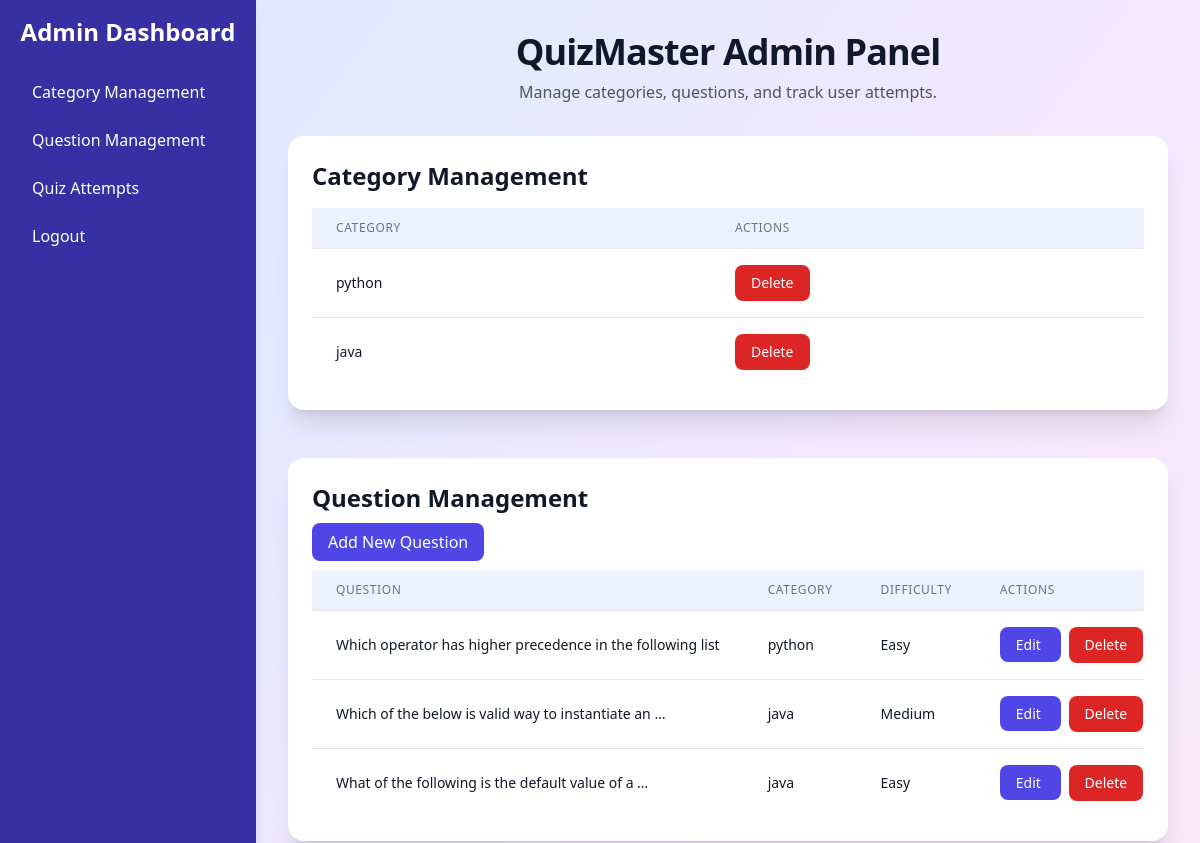
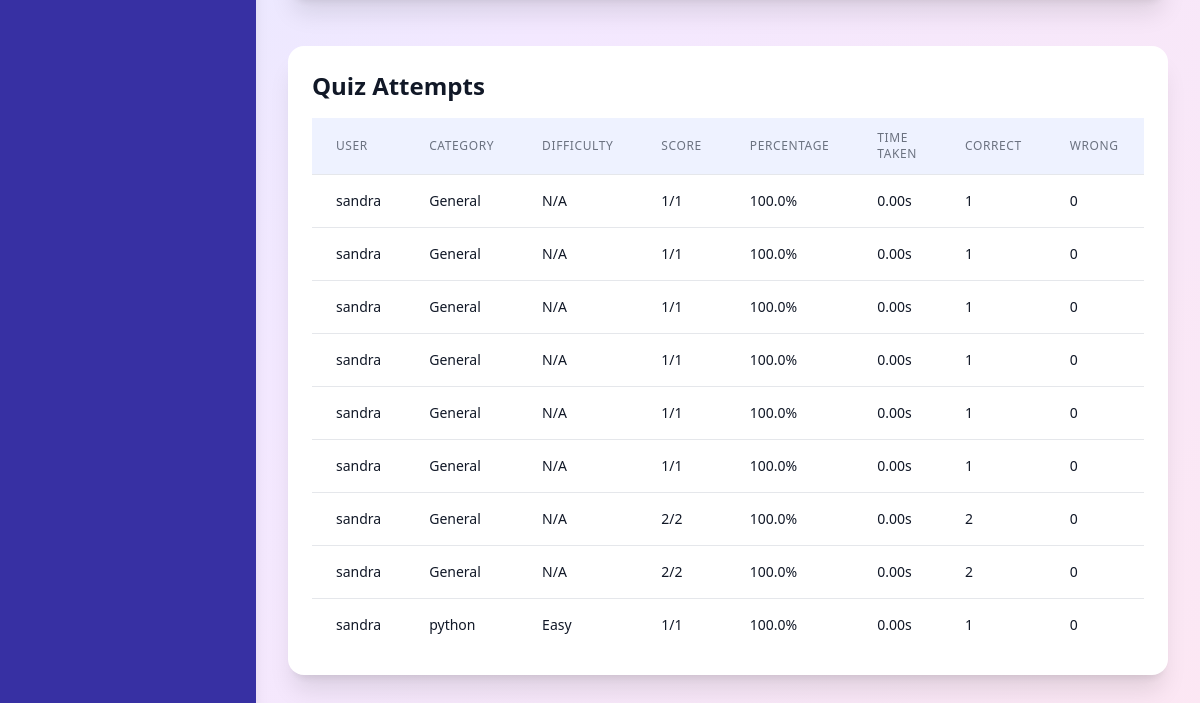
Page /admin_dashboard/ (signed in) on the earlier database version (2 pictures, top to bottom).
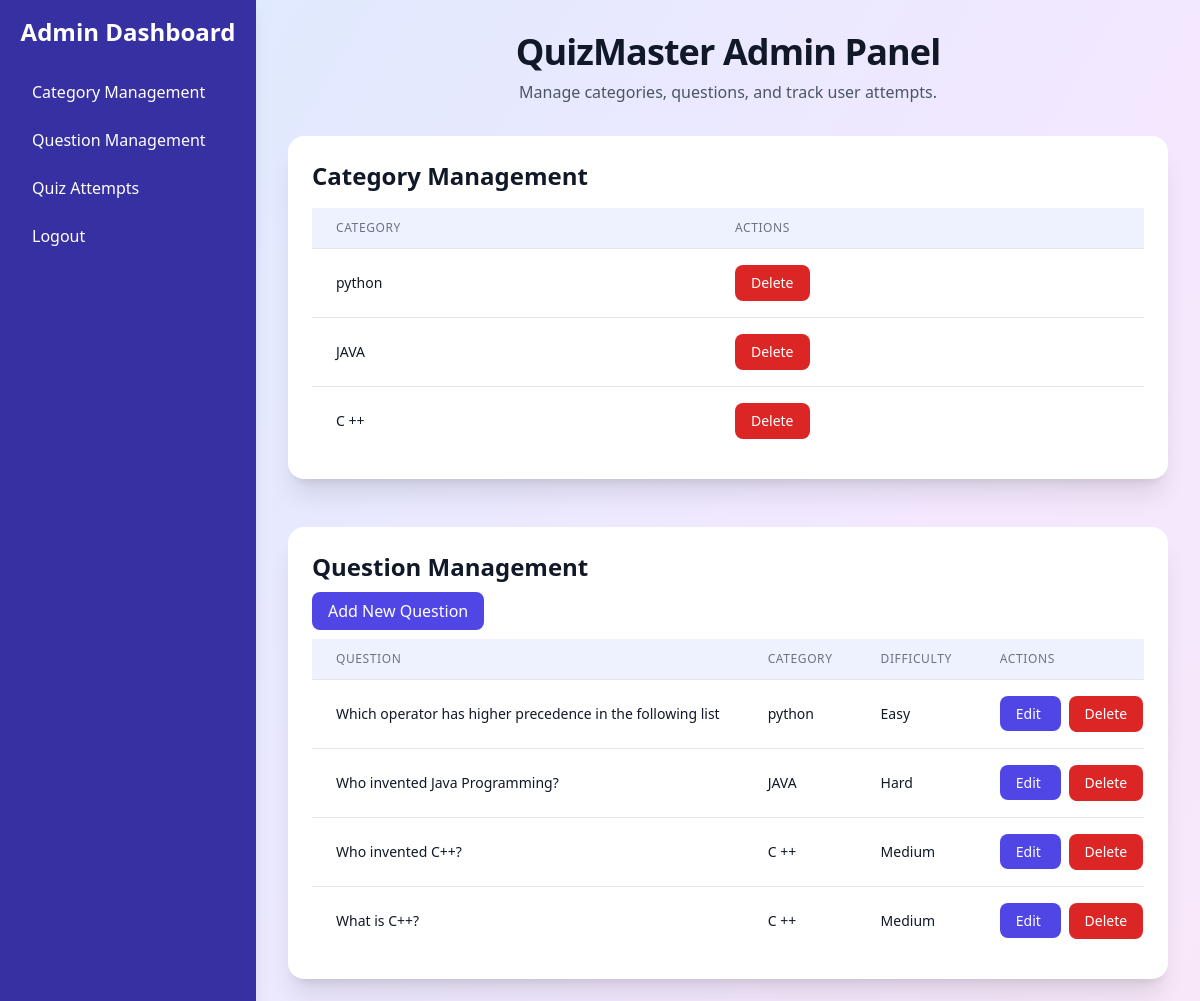
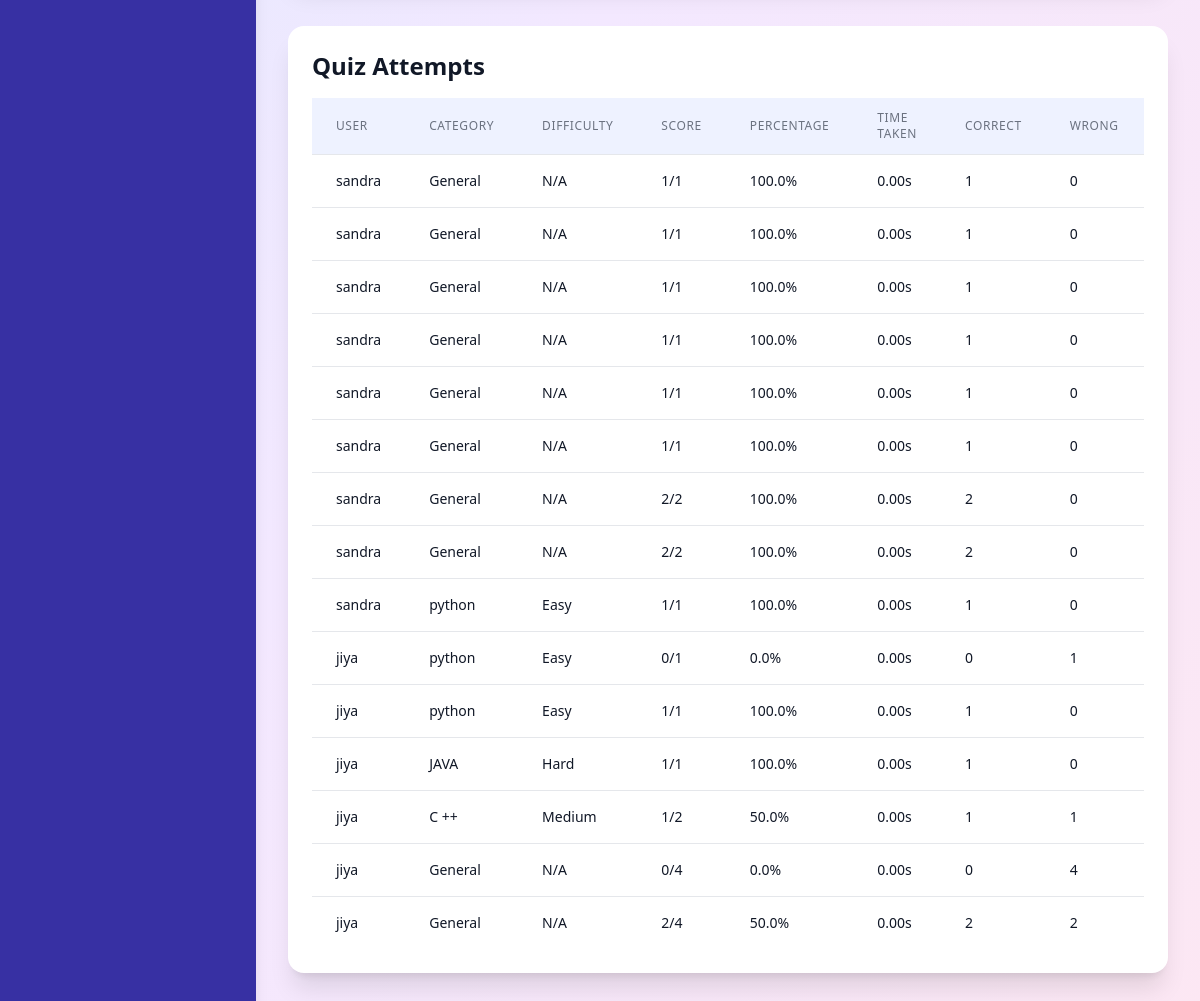
Same page on the later database version (2 pictures, top to bottom).
### capp/models.py (models this page shows, shortened)
class Question(models.Model):
    DIFFICULTY_LEVELS = (
        ('Easy', 'Easy'),
        ('Medium', 'Medium'),
        ('Hard', 'Hard'),
    )
    text = models.TextField()
    option1 = models.CharField(max_length=200)
    option2 = models.CharField(max_length=200)
    option3 = models.CharField(max_length=200)
    option4 = models.CharField(max_length=200)
    correct_option = models.IntegerField()
    category = models.CharField(max_length=100, default="General")
    difficulty = models.CharField(max_length=10, choices=DIFFICULTY_LEVELS, default='Easy')  # New difficulty field

class QuizAttempt(models.Model):
    user = models.ForeignKey(User, on_delete=models.CASCADE)
    score = models.IntegerField()
    time_taken = models.FloatField()
    total_questions = models.IntegerField()
    correct_answers = models.IntegerField()
    wrong_answers = models.IntegerField()
    percentage = models.FloatField()
    attempted_at = models.DateTimeField(auto_now_add=True)
    category = models.CharField(max_length=100, null=True, blank=True)
    difficulty = models.CharField(max_length=10, choices=Question.DIFFICULTY_LEVELS, null=True, blank=True)

### capp/views.py (the view)
# urls.py: path('admin_dashboard/', views.admin_dashboard, name='admin_dashboard'),
@login_required
def admin_dashboard(request):
    if not request.user.is_staff:
        return redirect('login')
    attempts = QuizAttempt.objects.all()
    questions = Question.objects.all()
    categories = Question.objects.values('category').distinct()
    return render(request, 'quiz/admin_dashboard.html', {'attempts': attempts, 'questions': questions, 'categories': categories})

### templates/quiz/admin_dashboard.html (shortened to what this page needs)
<!-- {% extends 'quiz/base.html' %}
{% block content %} -->
<div class="min-h-screen bg-gradient-to-br from-blue-100 via-purple-100 to-pink-100 flex">
    <div class="w-64 bg-indigo-800 text-white h-screen fixed top-0 left-0 p-4 shadow-lg">
        <h2 class="text-2xl font-bold mb-6 text-center">Admin Dashboard</h2>
        <nav class="space-y-2">
            <a href="#categories" class="block px-4 py-2 rounded-lg hover:bg-indigo-600 transition duration-200">Category Management</a>
            <a href="#questions" class="block px-4 py-2 rounded-lg hover:bg-indigo-600 transition duration-200">Question Management</a>
            <a href="#attempts" class="block px-4 py-2 rounded-lg hover:bg-indigo-600 transition duration-200">Quiz Attempts</a>
            <a href="{% url 'logout' %}" class="block px-4 py-2 rounded-lg hover:bg-indigo-600 transition duration-200">Logout</a>
        </nav>
    </div>
    <div class="ml-64 flex-1 p-8 overflow-y-auto">
        <div class="max-w-7xl mx-auto">
            <div class="mb-8 text-center">
                <h2 class="text-4xl font-extrabold text-gray-900 tracking-tight animate-pulse">
                    QuizMaster Admin Panel
                </h2>
                <p class="mt-2 text-gray-600">Manage categories, questions, and track user attempts.</p>
            </div>
            <div id="categories" class="mb-12 bg-white rounded-2xl shadow-xl p-6 transform hover:scale-101 transition-transform duration-300">
                <h3 class="text-2xl font-semibold text-gray-900 mb-4">Category Management</h3>
                <div class="overflow-x-auto">
                    <table class="min-w-full divide-y divide-gray-200">
                        <thead class="bg-indigo-50">
                            <tr>
                                <th class="px-6 py-3 text-left text-xs font-medium text-gray-500 uppercase tracking-wider">Category</th>
                                <th class="px-6 py-3 text-left text-xs font-medium text-gray-500 uppercase tracking-wider">Actions</th>
                            </tr>
                        </thead>
                        <tbody class="bg-white divide-y divide-gray-200">
                            {% for category in categories %}
                                <tr class="hover:bg-indigo-50 transition duration-200">
                                    <td class="px-6 py-4 whitespace-nowrap text-sm text-gray-900">{{ category.category }}</td>
                                    <td class="px-6 py-4 whitespace-nowrap text-sm">
                                        <form action="{% url 'delete_category' category.category %}" method="post" class="inline">
                                            <button type="submit" class="px-4 py-2 bg-red-600 text-white rounded-lg hover:bg-red-700 focus:outline-none focus:ring-2 focus:ring-red-500 transition duration-200"
                                                    onclick="return confirm('Are you sure you want to delete this category and all its questions?')">
                                                Delete
                                            </button>
                                        </form>
                                    </td>
                                </tr>
                            {% empty %}
                                <tr>
                                    <td colspan="2" class="px-6 py-4 text-center text-sm text-gray-500">No categories found.</td>
                                </tr>
                            {% endfor %}
                        </tbody>
                    </table>
                </div>
            </div>
            <div id="questions" class="mb-12 bg-white rounded-2xl shadow-xl p-6 transform hover:scale-101 transition-transform duration-300">
                <h3 class="text-2xl font-semibold text-gray-900 mb-4">Question Management</h3>
                <div class="mb-4">
                    <a href="{% url 'add_question' %}" class="px-4 py-2 bg-indigo-600 text-white rounded-lg hover:bg-indigo-700 focus:outline-none focus:ring-2 focus:ring-indigo-500 transition duration-200">
                        Add New Question
                    </a>
                </div>
                <div class="overflow-x-auto">
                    <table class="min-w-full divide-y divide-gray-200">
                        <thead class="bg-indigo-50">
                            <tr>
                                <th class="px-6 py-3 text-left text-xs font-medium text-gray-500 uppercase tracking-wider">Question</th>
                                <th class="px-6 py-3 text-left text-xs font-medium text-gray-500 uppercase tracking-wider">Category</th>
                                <th class="px-6 py-3 text-left text-xs font-medium text-gray-500 uppercase tracking-wider">Difficulty</th>
                                <th class="px-6 py-3 text-left text-xs font-medium text-gray-500 uppercase tracking-wider">Actions</th>
                            </tr>
                        </thead>
                        <tbody class="bg-white divide-y divide-gray-200">
                            {% for question in questions %}
                                <tr class="hover:bg-indigo-50 transition duration-200">
                                    <td class="px-6 py-4 whitespace-nowrap text-sm text-gray-900">{{ question.text|truncatewords:10 }}</td>
                                    <td class="px-6 py-4 whitespace-nowrap text-sm text-gray-900">{{ question.category }}</td>
                                    <td class="px-6 py-4 whitespace-nowrap text-sm text-gray-900">{{ question.difficulty }}</td>
                                    <td class="px-6 py-4 whitespace-nowrap text-sm">
                                        <a href="{% url 'edit_question' question.id %}" class="px-4 py-2 bg-indigo-600 text-white rounded-lg hover:bg-indigo-700 focus:outline-none focus:ring-2 focus:ring-indigo-500 transition duration-200 mr-2">
                                            Edit
                                        </a>
                                        <form action="{% url 'delete_question' question.id %}" method="post" class="inline">
                                            <button type="submit" class="px-4 py-2 bg-red-600 text-white rounded-lg hover:bg-red-700 focus:outline-none focus:ring-2 focus:ring-red-500 transition duration-200"
                                                    onclick="return confirm('Are you sure you want to delete this question?')">
                                                Delete
                                            </button>
                                        </form>
                                    </td>
                                </tr>
                            {% empty %}
                                <tr>
                                    <td colspan="4" class="px-6 py-4 text-center text-sm text-gray-500">No questions found.</td>
                                </tr>
                            {% endfor %}
                        </tbody>
                    </table>
                </div>
            </div>
            <div id="attempts" class="mb-12 bg-white rounded-2xl shadow-xl p-6 transform hover:scale-101 transition-transform duration-300">
                <h3 class="text-2xl font-semibold text-gray-900 mb-4">Quiz Attempts</h3>
                <div class="overflow-x-auto">
                    <table class="min-w-full divide-y divide-gray-200">
                        <thead class="bg-indigo-50">
                            <tr>
                                <th class="px-6 py-3 text-left text-xs font-medium text-gray-500 uppercase tracking-wider">User</th>
                                <th class="px-6 py-3 text-left text-xs font-medium text-gray-500 uppercase tracking-wider">Category</th>
                                <th class="px-6 py-3 text-left text-xs font-medium text-gray-500 uppercase tracking-wider">Difficulty</th>
                                <th class="px-6 py-3 text-left text-xs font-medium text-gray-500 uppercase tracking-wider">Score</th>
                                <th class="px-6 py-3 text-left text-xs font-medium text-gray-500 uppercase tracking-wider">Percentage</th>
                                <th class="px-6 py-3 text-left text-xs font-medium text-gray-500 uppercase tracking-wider">Time Taken</th>
                                <th class="px-6 py-3 text-left text-xs font-medium text-gray-500 uppercase tracking-wider">Correct</th>
                                <th class="px-6 py-3 text-left text-xs font-medium text-gray-500 uppercase tracking-wider">Wrong</th>
                            </tr>
                        </thead>
                        <tbody class="bg-white divide-y divide-gray-200">
                            {% for attempt in attempts %}
                                <tr class="hover:bg-indigo-50 transition duration-200">
                                    <td class="px-6 py-4 whitespace-nowrap text-sm text-gray-900">{{ attempt.user.username }}</td>
                                    <td class="px-6 py-4 whitespace-nowrap text-sm text-gray-900">{{ attempt.category|default:"General" }}</td>
                                    <td class="px-6 py-4 whitespace-nowrap text-sm text-gray-900">{{ attempt.difficulty|default:"N/A" }}</td>
                                    <td class="px-6 py-4 whitespace-nowrap text-sm text-gray-900">{{ attempt.score }}/{{ attempt.total_questions }}</td>
                                    <td class="px-6 py-4 whitespace-nowrap text-sm text-gray-900">{{ attempt.percentage }}%</td>
                                    <td class="px-6 py-4 whitespace-nowrap text-sm text-gray-900">{{ attempt.time_taken|floatformat:2 }}s</td>
                                    <td class="px-6 py-4 whitespace-nowrap text-sm text-gray-900">{{ attempt.correct_answers }}</td>
                                    <td class="px-6 py-4 whitespace-nowrap text-sm text-gray-900">{{ attempt.wrong_answers }}</td>
                                </tr>
                            {% empty %}
                                <tr>
                                    <td colspan="9" class="px-6 py-4 text-center text-sm text-gray-500">No quiz attempts found.</td>
                                </tr>
                            {% endfor %}
                        </tbody>
                    </table>
                </div>
            </div>
        </div>
    </div>
</div>
<script src="https://cdn.tailwindcss.com"></script>
{% endblock %}

### templates/quiz/base.html (shortened to what this page needs)
{% load static %}
        {% block content %}
        {% endblock %}
</body>
</html>

Differences in the rows shown:
removed Question: text "Which of the below is valid way to instantiate an …", category "java", difficulty "Medium"
removed Question: text "What of the following is the default value of a …", category "java", difficulty "Easy"
added Question: text "Who invented Java Programming?", category "JAVA", difficulty "Hard"
added Question: text "Who invented C++?", category "C ++", difficulty "Medium"
added Question: text "What is C++?", category "C ++", difficulty "Medium"
added QuizAttempt: user.username "jiya", category "python", difficulty "Easy", score "0", total_questions "1", percentage "0.0", time_taken "0.00", correct_answers "0", wrong_answers "1"
added QuizAttempt: user.username "jiya", category "python", difficulty "Easy", score "1", total_questions "1", percentage "100.0", time_taken "0.00", correct_answers "1", wrong_answers "0"
added QuizAttempt: user.username "jiya", category "JAVA", difficulty "Hard", score "1", total_questions "1", percentage "100.0", time_taken "0.00", correct_answers "1", wrong_answers "0"
added QuizAttempt: user.username "jiya", category "C ++", difficulty "Medium", score "1", total_questions "2", percentage "50.0", time_taken "0.00", correct_answers "1", wrong_answers "1"
added QuizAttempt: user.username "jiya", category "General", difficulty "N/A", score "0", total_questions "4", percentage "0.0", time_taken "0.00", correct_answers "0", wrong_answers "4"
added QuizAttempt: user.username "jiya", category "General", difficulty "N/A", score "2", total_questions "4", percentage "50.0", time_taken "0.00", correct_answers "2", wrong_answers "2"
Other differences:
{{ category.category }}: "java" → "JAVA"
new list line: "C ++ Delete"
